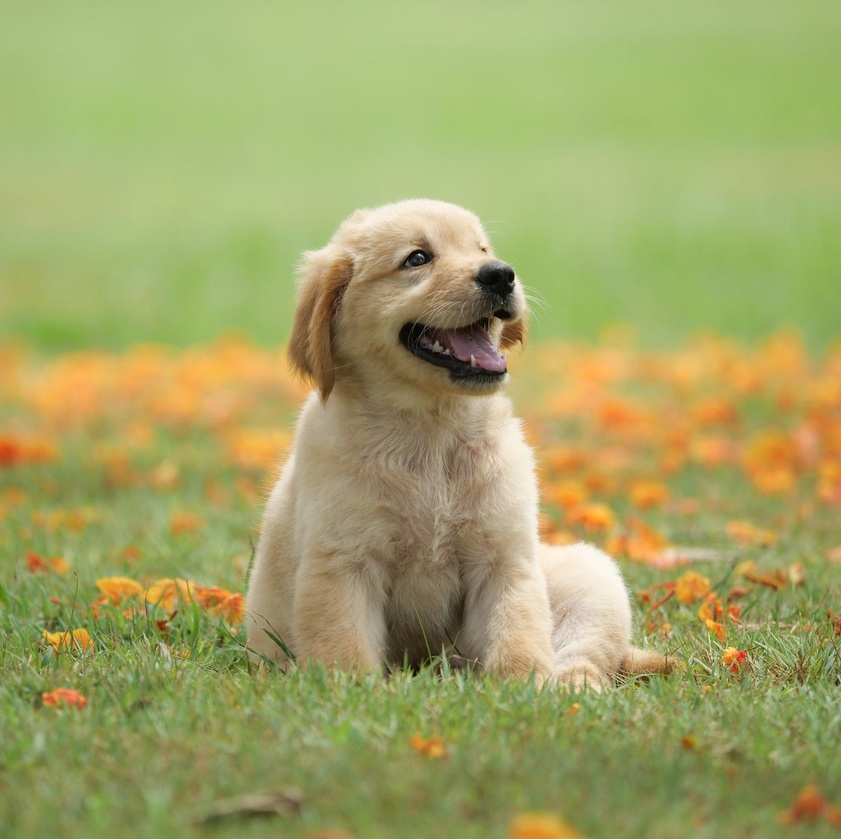
#> input picture 2023_cv_lecture/Data/dog1.jpg, 841 x 839 px, shrunk from 1200 x 1197 before the run
$ python 1_5_dissolve.py
#> lines starting #> are read from the running program, lines starting #| are printed output that depends on the picture
import cv2
import numpy as np
import matplotlib.pyplot as plt

def gamma_correction(image, gamma=1.0):
    inv_gamma = 1 / gamma
    output = np.uint8(((image / 255) ** inv_gamma) * 255)
    return output


def main():
    path = './Data/dog1.jpg' # Edit your image path
    # Gamma Correction Equation

    # Image Load
    image = cv2.imread(path)
#> image is the input picture: shape (839, 841, 3); mean B, G, R 102.4, 164.3, 161.9

    # Grayscale
    gray_image = np.float32(cv2.cvtColor(image, cv2.COLOR_RGB2GRAY))
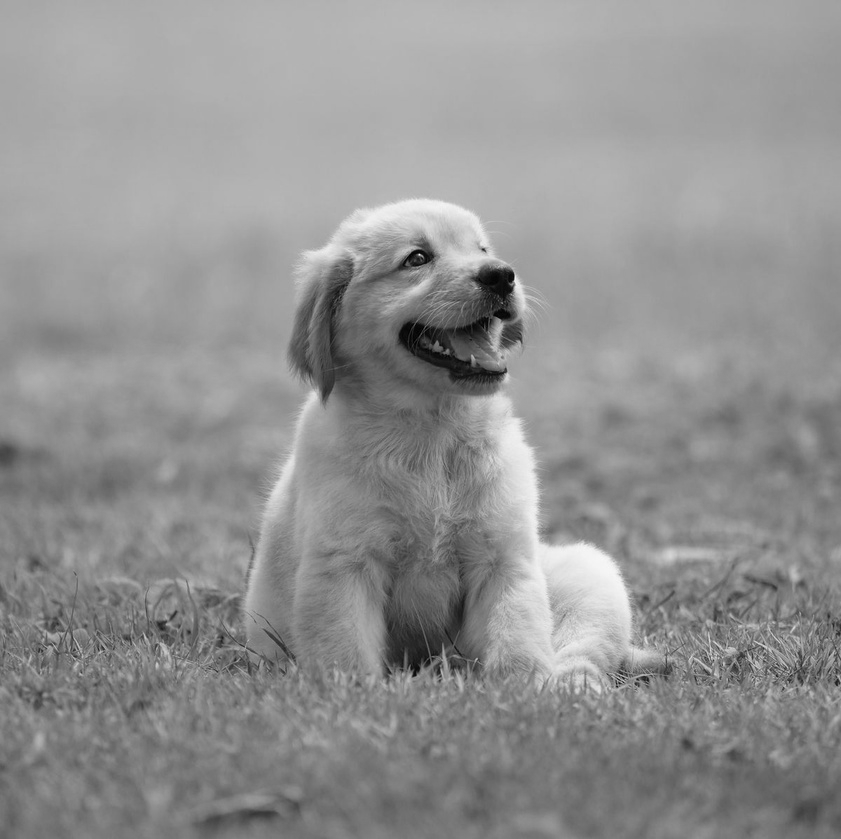
#> gray_image: shape (839, 841) float32; min 0, max 249, mean 145.5

    output1 = gamma_correction(gray_image, gamma=0.5) # gamma value = 0.5
#> in gamma_correction, `output = np.uint8(((image / 255) ** inv_gamma) * 255)`:
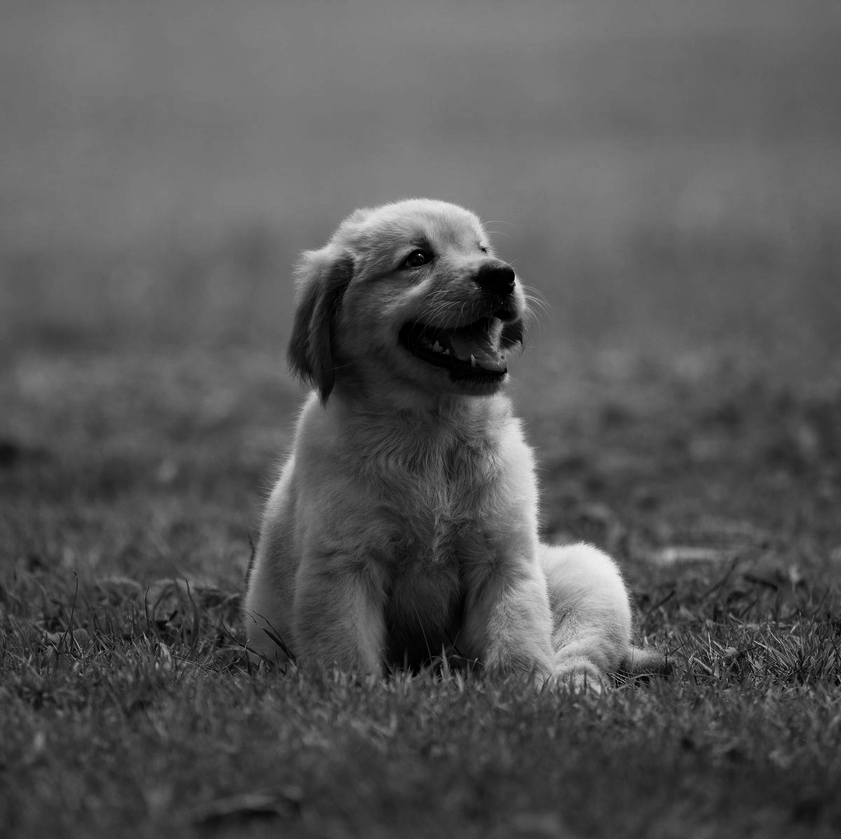
#> output: shape (839, 841); min 0, max 243, mean 86.4
    output2 = gamma_correction(gray_image, gamma=2.0) # gamma value = 2.0
#> call 2 of gamma_correction, with gamma = 2
#> in gamma_correction (call 2), `output = np.uint8(((image / 255) ** inv_gamma) * 255)`:
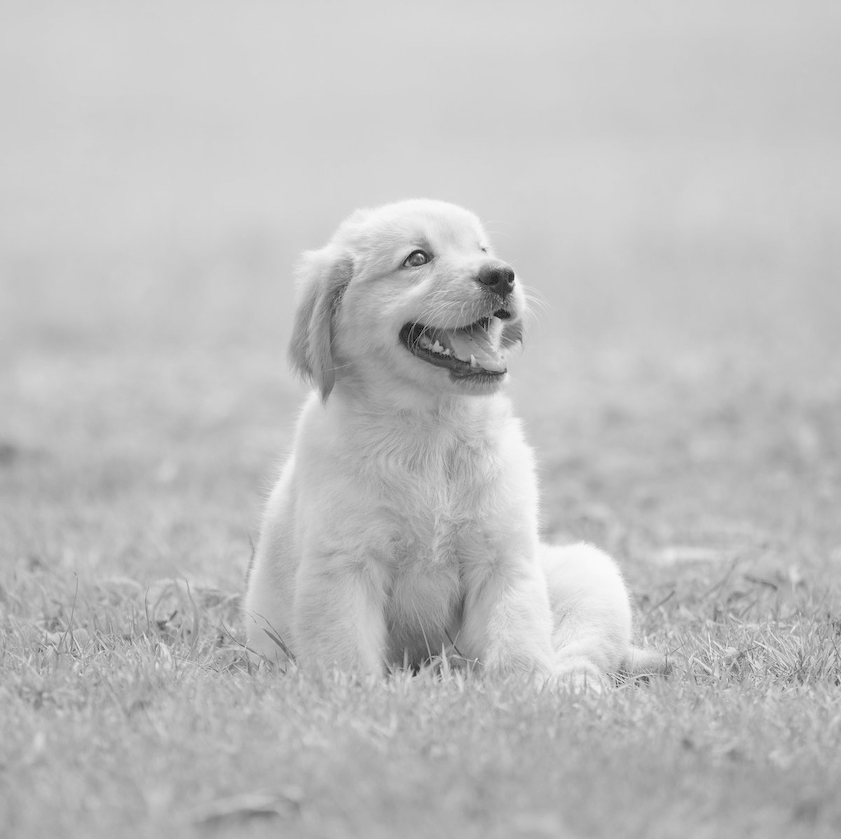
#> output: shape (839, 841); min 0, max 251, mean 190.8

    # View
    plt.subplot(1,3,1)
    plt.title('Original')
    plt.axis('off')
    plt.imshow(gray_image, cmap='gray')

    plt.subplot(1,3,2)
    plt.title('Gamma = 0.5')
    plt.axis('off')
    plt.imshow(output1, cmap='gray')

    plt.subplot(1,3,3)
    plt.title('Gamma = 2.2')
    plt.axis('off')
    plt.imshow(output2, cmap='gray')

    plt.show()
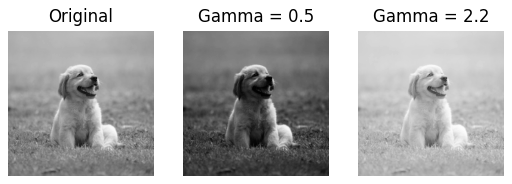
#> figure drawn by matplotlib, 3 panels

if __name__ == '__main__':
    main()

$ run again, with 2023_cv_lecture/Data/object.jpg copied over 2023_cv_lecture/Data/dog1.jpg
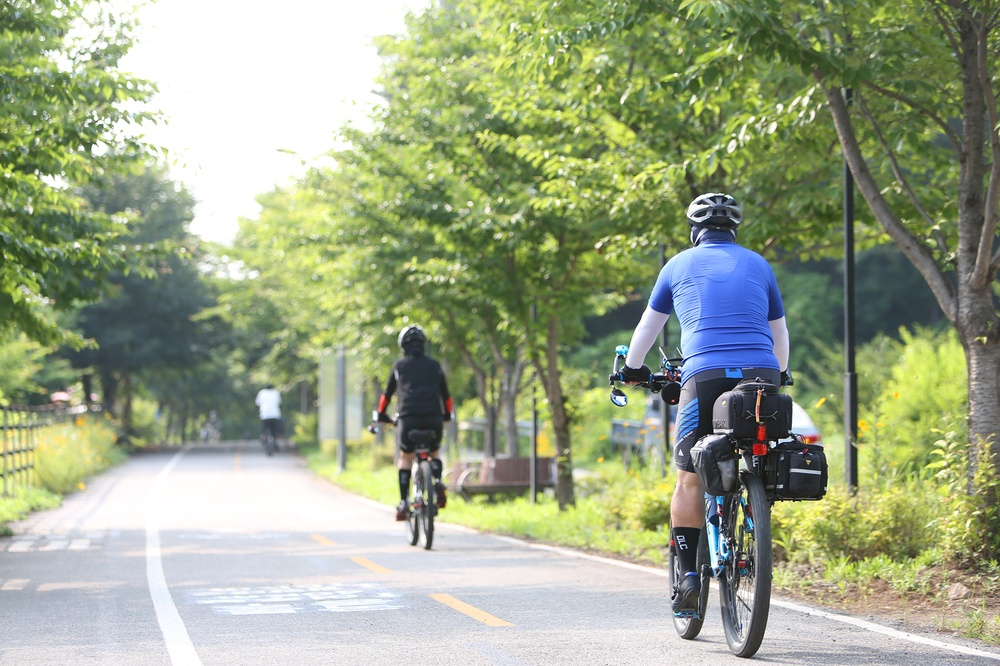
#> input picture 2023_cv_lecture/Data/object.jpg, 1000 x 666 px, shrunk from 2000 x 1333 before the run
#> in main, image is the input picture: shape (666, 1000, 3); mean B, G, R 136.8, 166.4, 156.5
#> in gamma_correction (call 2), `output = np.uint8(((image / 255) ** inv_gamma) * 255)`:
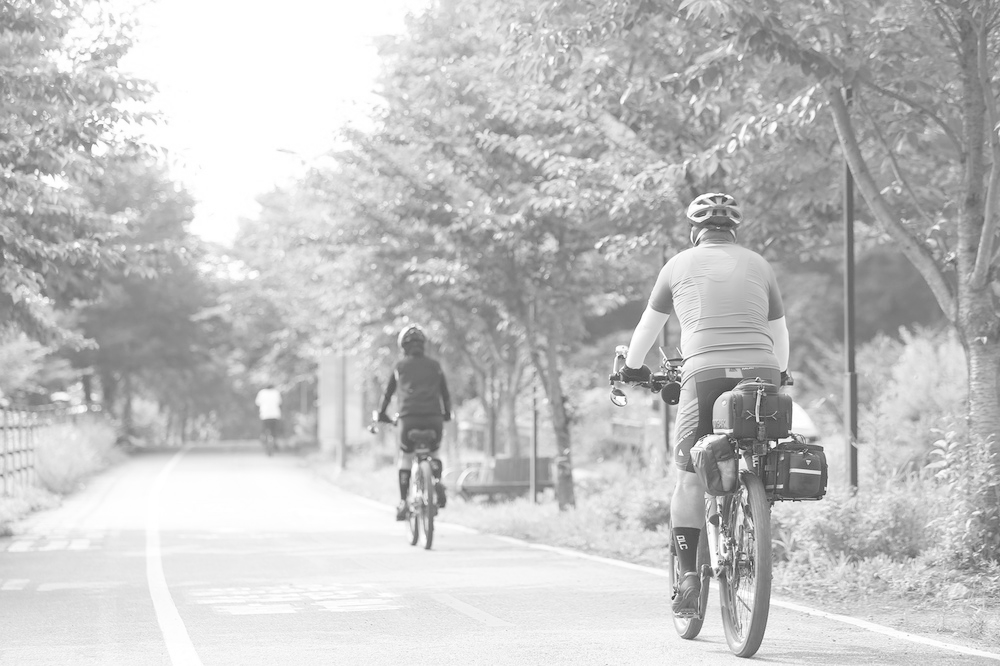
#> output: shape (666, 1000); min 31, max 255, mean 194.9
#> in main, `plt.show()`:
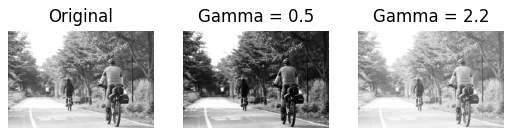
#> figure drawn by matplotlib, 3 panels
